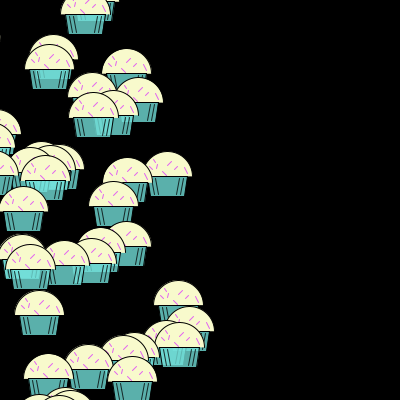
Frame 1 (no input)
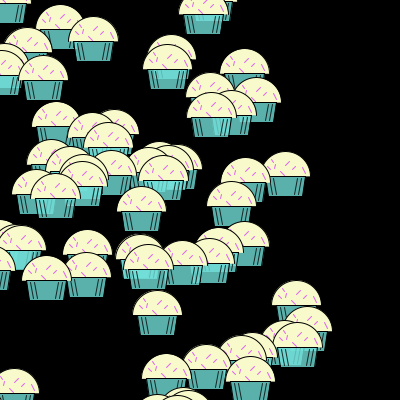
Frame 60 (the mouse pressed at the canvas centre just before this capture)
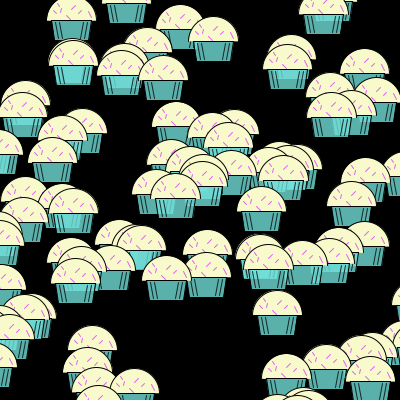
Frame 120 (the mouse held since frame 60 and released just before this capture)

The Processing sketch that drew these frames (run headless with seeded random() and noise(); from frame 60 on, the mouse is pressed at the canvas centre):

// Processing sketch: processing_40610
// ── processing_40610.pde

float [] x = new float[1000];

void setup() {
//framerate(30);
  size(400, 400);
  smooth();
  noStroke();
  //fill (255,200);
  for (int i = 0; i < x.length; i++) {
    x[i] = random( -2000, 200) ;
  }
}

void draw() {
  background(0);
  for (int i = 0; i <x.length; i++) {
    x[i] += 2;
    float y = i* 0.9;
    
    fill (248, 250, 204); // muffin top
    stroke(0);
    arc (x[i], y, 50, 50, PI, PI*2);
    fill(115, 224, 218, 200); //muffin bottom
    stroke(0);
    quad (x[i]-20, y, x[i]-17, y+20, x[i]+17, y+20, x[i]+20, y);
    stroke(0, 200); //lines on muffin wrapper
    line (x[i]+16, y+2, x[i]+13, y+18);
    line (x[i]+12, y+2, x[i]+9, y+18);
    line (x[i]-16, y+2, x[i]-13, y+18);
    line (x[i]-12, y+2, x[i]-9, y+18);

    stroke (225, 99, 240); //sprinkles
    line (x[i]-5, y-5, x[i]-1, y-1);
    line (x[i]+7, y-7, x[i]+10, y-10);
    line (x[i], y-11, x[i]+4, y-15);
    line (x[i]+20, y-3, x[i]+17, y-9);
    line (x[i]-18, y-10, x[i]-15, y-7);
    line (x[i]-14, y-17, x[i]-12, y-14);
    line (x[i]-11, y-8, x[i]-10, y-12);
  }
}
